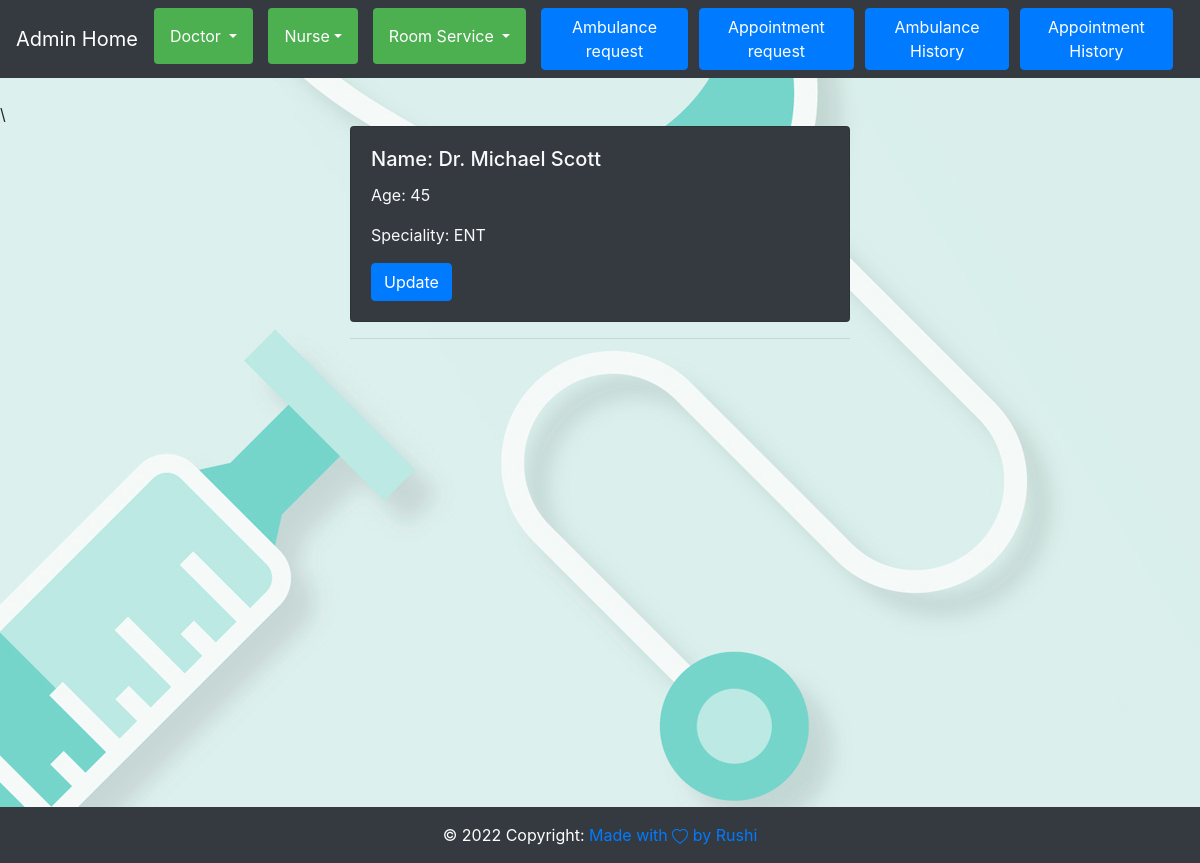
Screenshot of /admin_app/Read_Doctor/ with the database file from the repository.
### admin_app/models.py (models this page shows)
class Doctor(models.Model):
    Name = models.CharField(max_length=200)
    Age = models.IntegerField()
    Specialist = models.ForeignKey(Speciality, on_delete=models.CASCADE)

class Speciality(models.Model):
    speciality = models.CharField(max_length=200)
    def __str__(self):
        return self.speciality

### admin_app/views.py (the view)
# urls.py: path("Read_Doctor/",views.Read_Doctor,name="Read_Doctor"),
def Read_Doctor(request):
    read=Doctor.objects.all()
    return render(request,"Read_Doctor.html",{"read":read})

### admin_app/context_processors.py (called while the page is built, shortened)
def check_user_priviledge(request):
    data = models.admin_user.objects.filter(isadmin=True).values('user_id', 'isadmin')
    check=False
    return {'is_user_admin': check}

### templates/Read_Doctor.html
{%extends 'base.html'%} {%block containt%} {%include 'nav.html'%}
<br />
<div id="content-admin">
  {%for i in read%}\
  <div class="wrapper">
    <div class="card bg-dark text-light">
      <div class="card-body">
        <h5 class="card-title">Name: {{i.Name}}</h5>
        <p class="card-text">Age: {{i.Age}}</p>
        <p class="card-text">Speciality: {{i.Specialist}}</p>
        <a class="btn btn-primary" href="{%url 'Update_Doctor' i.id%}"
          >Update</a
        >
      </div>
    </div>
    <hr />
  </div>
</div>
{%endfor%} {%include 'footer.html'%} {%endblock%}

### static/css/styles.css (style rules this page uses)
.wrapper { text-align: left; height: auto; width: 500px; margin-left: auto; margin-right: auto; margin-bottom: 5px; }

### static/css/admin_styles.css (style rules this page uses)
#content-admin { min-height: calc(100vh - 105px); }
body { background-image: url("/static/admin-background.jpg"); }

### rows the page displays
Doctor: Name "Dr. Michael Scott", Age "45", Specialist "ENT"
